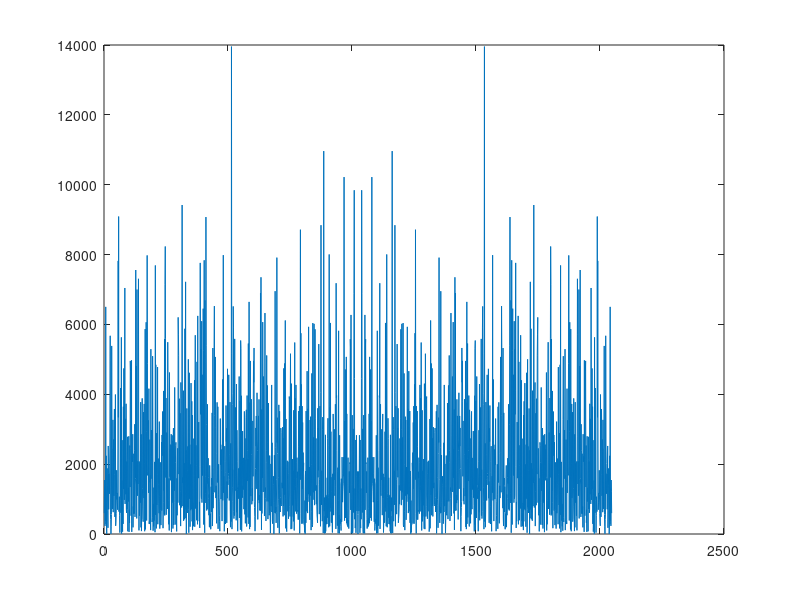

The MATLAB script that drew this image: (Note: this script raises an error after producing the figure.)
clear all
close all


H = 1024; % nbre de points de la covariance
n = 2*H-1; % nbre de points du processus
X = randn(1,n);
% Z = randn(1,n); %Pour l'AR(1) avec racine du poly = lambda
% lambda=2;
% X = filter(1,poly(1/lambda),Z);
u = sum(X)/n;

I = (abs(fftshift(fft(X-u)))).^2;
figure
plot(I)

gamma = acovb(I);
figure
plot(gamma)

estm = zeros(n);
for k =1:n
    X = randn(1,k);
    u = sum(X)/k;
    I = ((abs(fftshift(fft(X-u)))).^2)/k;
    estm(k) = var(I);
end
figure
plot(estm)